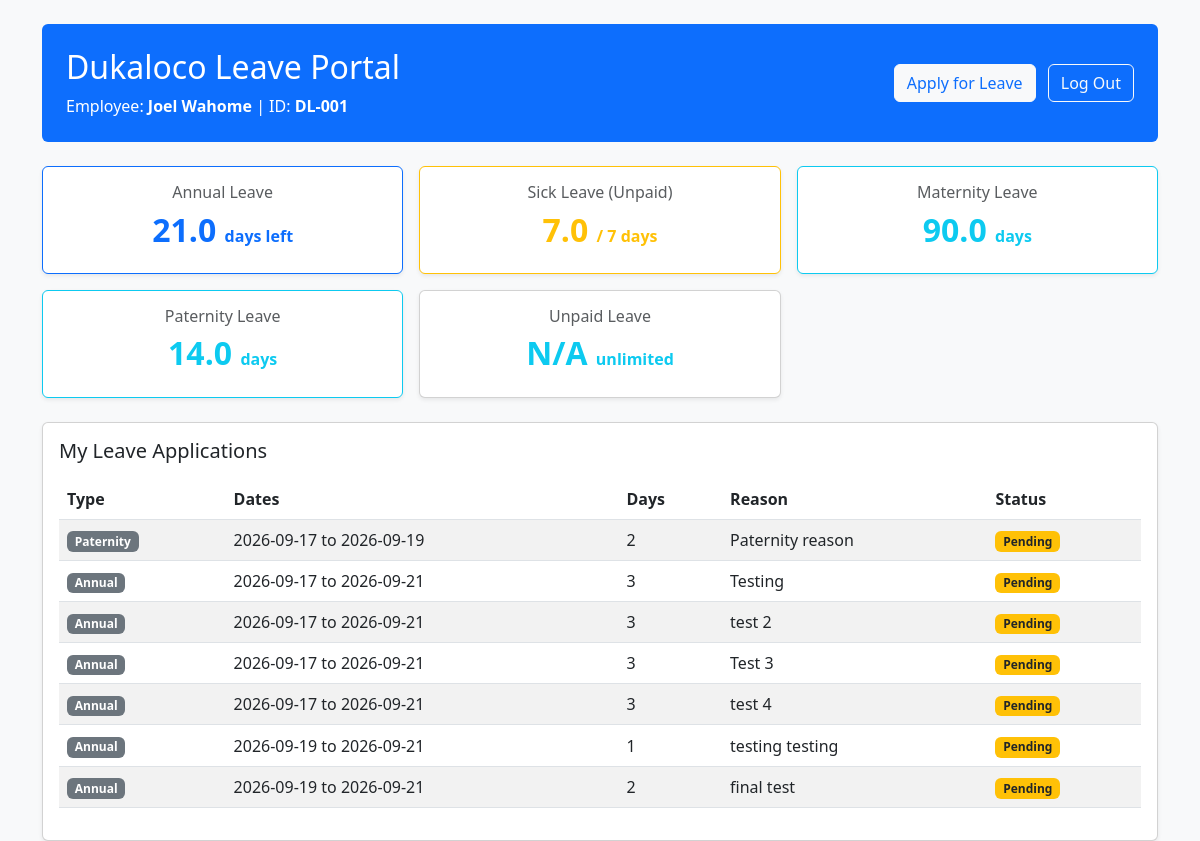
/dashboard (signed in), run on the app's committed database.
### models.py (models this page shows)
class User(UserMixin, db.Model):
    __tablename__ = 'users'
    id = db.Column(db.Integer, primary_key=True)
    employee_id = db.Column(db.String(50), unique=True, nullable=False)
    full_name = db.Column(db.String(100), nullable=False)
    email = db.Column(db.String(120), nullable=True)
    password_hash = db.Column(db.String(256), nullable=False)
    company = db.Column(db.String(50), nullable=False)
    role = db.Column(db.String(20), nullable=False, default='employee')
    hire_date = db.Column(db.Date, nullable=False, default=date.today)
    carried_over_leave = db.Column(db.Float, default=0.0)
    sick_leave_paid_balance = db.Column(db.Float, default=7.0)
    sick_leave_unpaid_balance = db.Column(db.Float, default=7.0)
    maternity_leave_balance = db.Column(db.Float, default=90.0)
    paternity_leave_balance = db.Column(db.Float, default=14.0)
    leave_requests = db.relationship('LeaveRequest', backref='applicant', lazy=True)
    work_saturdays = db.Column(db.Boolean, default=False)
    @property
    def current_annual_leave_balance(self):
        today = date.today()
        hire = self.hire_date if self.hire_date else today
        months_worked = (today.year - hire.year) * 12 + (today.month - hire.month)
        months_worked = max(0, months_worked)
        carried = self.carried_over_leave if self.carried_over_leave is not None else 0.0
        total_accrued = min(21.0, round(months_worked * 1.75, 2)) + carried
        approved_taken = sum(
            req.total_days for req in self.leave_requests
            if req.leave_type == 'Annual' and req.status == 'Approved'
        )
        return max(0.0, round(total_accrued - approved_taken, 2))

class LeaveRequest(db.Model):
    __tablename__ = 'leave_requests'
    id = db.Column(db.Integer, primary_key=True)
    user_id = db.Column(db.Integer, db.ForeignKey('users.id'), nullable=False)
    leave_type = db.Column(db.String(50), nullable=False)
    start_date = db.Column(db.Date, nullable=False)
    end_date = db.Column(db.Date, nullable=False)
    total_days = db.Column(db.Integer, nullable=False)
    reason = db.Column(db.String(255), nullable=False)
    status = db.Column(db.String(20), nullable=False, default='Pending')
    applied_on = db.Column(db.DateTime, default=lambda: datetime.now(timezone.utc))
    manager_remarks = db.Column(db.String(255), nullable=True)

### app.py (the view)
@app.route('/dashboard')
@login_required
def dashboard():
    if current_user.role == 'manager':
        return redirect(url_for('manager_dashboard'))
    if current_user.company == 'Dukaloco':
        return render_template('dukaloco_dashboard.html', user=current_user)
    elif current_user.company == 'KP':
        return render_template('kp_dashboard.html', user=current_user)
    else:
        return 'Invalid company association.', 400

### app.py (called while the page is built)
@login_manager.user_loader
def load_user(user_id):
    return User.query.get(int(user_id))

### templates/dukaloco_dashboard.html (shortened to what this page needs)
<!DOCTYPE html>
<html lang="en">
<head>
    <link rel="stylesheet" href="https://cdn.jsdelivr.net/npm/bootstrap@5.3.0/dist/css/bootstrap.min.css">
</head>
<body class="bg-light">
<div class="container mt-4">
    <div class="p-4 mb-4 bg-primary text-white rounded d-flex justify-content-between align-items-center">
        <div>
            <h2>Dukaloco Leave Portal</h2>
            <p class="mb-0">Employee: <strong>{{ user.full_name }}</strong> | ID: <strong>{{ user.employee_id }}</strong></p>
        </div>
        <div>
            <a href="{{ url_for('apply_leave') }}" class="btn btn-light text-primary me-2">Apply for Leave</a>
            <a href="{{ url_for('logout') }}" class="btn btn-outline-light">Log Out</a>
        </div>
    </div>
    <div class="row g-3 mb-4">
        <div class="col-md-4">
            <div class="card border-primary shadow-sm text-center">
                <div class="card-body">
                    <h6 class="text-muted">Annual Leave</h6>
                    <h2 class="text-primary fw-bold">{{ current_user.current_annual_leave_balance }} <small class="fs-6">days left</small></h2>
                </div>
            </div>
        </div>
        <div class="col-md-4">
            <div class="card border-warning shadow-sm text-center">
                <div class="card-body">
                    <h6 class="text-muted">Sick Leave (Unpaid)</h6>
                    <h2 class="text-warning fw-bold">{{ user.sick_leave_unpaid_balance }} <small class="fs-6">/ 7 days</small></h2>
                </div>
            </div>
        </div>
        <div class="col-md-4">
            <div class="card border-info shadow-sm text-center">
                <div class="card-body">
                    <h6 class="text-muted">Maternity Leave</h6>
                    <h2 class="text-info fw-bold">{{ user.maternity_leave_balance }} <small class="fs-6">days</small></h2>
                </div>
            </div>
        </div>
        <div class="col-md-4">
            <div class="card border-info shadow-sm text-center">
                <div class="card-body">
                    <h6 class="text-muted">Paternity Leave</h6>
                    <h2 class="text-info fw-bold">{{ user.paternity_leave_balance }} <small class="fs-6">days</small></h2>
                </div>
            </div>
        </div>
        <div class="col-md-4">
            <div class="card boarder-info shadow-sm text-center">
                <div class="card-body">
                    <h6 class="text-muted">Unpaid Leave</h6>
                    <h2 class="text-info fw-bold">N/A <small class="fs-6">unlimited</small></h2>
                </div>
            </div>
        </div>
    </div>
    <div class="card shadow-sm p-3">
        <h5 class="mb-3">My Leave Applications</h5>
        <div class="table-responsive">
            <table class="table table-striped align-middle">
                <thead>
                    <tr>
                        <th>Type</th>
                        <th>Dates</th>
                        <th>Days</th>
                        <th>Reason</th>
                        <th>Status</th>
                    </tr>
                </thead>
                <tbody>
                    {% for req in user.leave_requests %}
                    <tr>
                        <td><span class="badge bg-secondary">{{ req.leave_type }}</span></td>
                        <td>{{ req.start_date.strftime('%Y-%m-%d') }} to {{ req.end_date.strftime('%Y-%m-%d') }}</td>
                        <td>{{ req.total_days }}</td>
                        <td>{{ req.reason }}</td>
                        <td>
                            {% if req.status == 'Approved' %}
                                <span class="badge bg-success">Approved</span>
                            {% elif req.status == 'Rejected' %}
                                <span class="badge bg-danger">Rejected</span>
                            {% else %}
                                <span class="badge bg-warning text-dark">Pending</span>
                            {% endif %}
                        </td>
                    </tr>
                    {% else %}
                    <tr>
                        <td colspan="5" class="text-center text-muted">No leave requests submitted yet.</td>
                    </tr>
                    {% endfor %}
                </tbody>
            </table>
        </div>
    </div>
</div>
</body>
</html>

### data on the page
User: full_name "Joel Wahome", employee_id "DL-001", current_annual_leave_balance "21.0", sick_leave_unpaid_balance "7.0", maternity_leave_balance "90.0", paternity_leave_balance "14.0"
LeaveRequest: leave_type "Paternity", start_date "2026-09-17", end_date "2026-09-19", total_days "2", reason "Paternity reason", status "Pending"
LeaveRequest: leave_type "Annual", start_date "2026-09-17", end_date "2026-09-21", total_days "3", reason "Testing", shows "Pending"
LeaveRequest: leave_type "Annual", start_date "2026-09-17", end_date "2026-09-21", total_days "3", reason "test 2", shows "Pending"
LeaveRequest: leave_type "Annual", start_date "2026-09-17", end_date "2026-09-21", total_days "3", reason "Test 3", shows "Pending"
LeaveRequest: leave_type "Annual", start_date "2026-09-17", end_date "2026-09-21", total_days "3", reason "test 4", shows "Pending"
LeaveRequest: leave_type "Annual", start_date "2026-09-19", end_date "2026-09-21", total_days "1", reason "testing testing", shows "Pending"
LeaveRequest: leave_type "Annual", start_date "2026-09-19", end_date "2026-09-21", total_days "2", reason "final test", shows "Pending"
